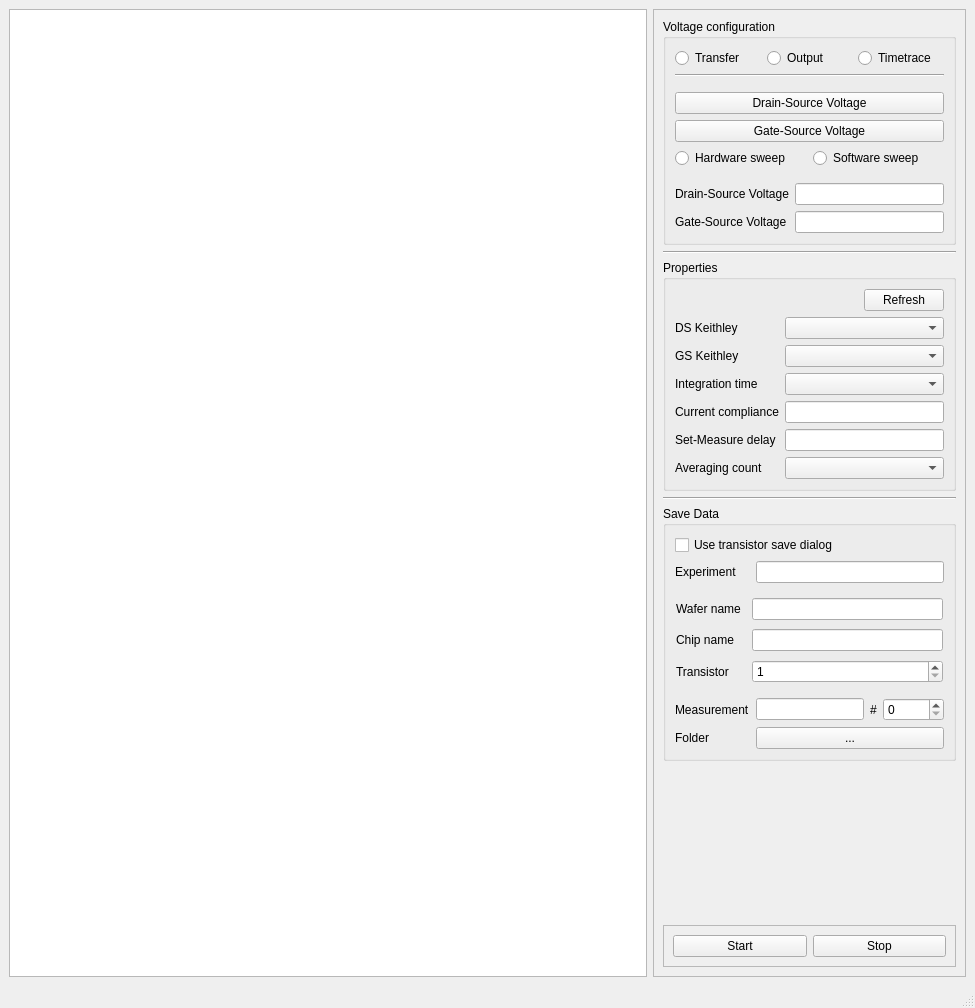
<?xml version="1.0" encoding="UTF-8"?>
<ui version="4.0">
 <class>MainWindow</class>
 <widget class="QMainWindow" name="MainWindow">
  <property name="geometry">
   <rect>
    <x>0</x>
    <y>0</y>
    <width>975</width>
    <height>1008</height>
   </rect>
  </property>
  <property name="windowTitle">
   <string>PyIV</string>
  </property>
  <widget class="QWidget" name="centralwidget">
   <layout class="QGridLayout" name="gridLayout_3">
    <item row="0" column="0">
     <widget class="GraphicsLayoutWidget" name="ui_plot"/>
    </item>
    <item row="0" column="1" alignment="Qt::AlignRight">
     <widget class="QFrame" name="frame">
      <property name="sizePolicy">
       <sizepolicy hsizetype="Minimum" vsizetype="Minimum">
        <horstretch>0</horstretch>
        <verstretch>0</verstretch>
       </sizepolicy>
      </property>
      <property name="frameShape">
       <enum>QFrame::StyledPanel</enum>
      </property>
      <property name="frameShadow">
       <enum>QFrame::Raised</enum>
      </property>
      <layout class="QVBoxLayout" name="verticalLayout_4">
       <item>
        <widget class="QGroupBox" name="groupBox_5">
         <property name="title">
          <string>Voltage configuration</string>
         </property>
         <layout class="QVBoxLayout" name="verticalLayout_2">
          <item>
           <layout class="QHBoxLayout" name="horizontalLayout_2">
            <item>
             <widget class="QRadioButton" name="ui_transfer_radiobutton">
              <property name="text">
               <string>Transfer</string>
              </property>
             </widget>
            </item>
            <item>
             <widget class="QRadioButton" name="ui_output_radiobutton">
              <property name="text">
               <string>Output</string>
              </property>
             </widget>
            </item>
            <item>
             <widget class="QRadioButton" name="ui_timetrace_radiobutton">
              <property name="text">
               <string>Timetrace</string>
              </property>
             </widget>
            </item>
           </layout>
          </item>
          <item>
           <widget class="Line" name="line">
            <property name="orientation">
             <enum>Qt::Horizontal</enum>
            </property>
           </widget>
          </item>
          <item>
           <widget class="QWidget" name="sweep_config_widget" native="true">
            <layout class="QVBoxLayout" name="verticalLayout">
             <property name="leftMargin">
              <number>0</number>
             </property>
             <property name="rightMargin">
              <number>0</number>
             </property>
             <item>
              <widget class="QPushButton" name="ui_drain_source_voltage_range">
               <property name="text">
                <string>Drain-Source Voltage</string>
               </property>
              </widget>
             </item>
             <item>
              <widget class="QPushButton" name="ui_gate_source_voltage_range">
               <property name="text">
                <string>Gate-Source Voltage</string>
               </property>
              </widget>
             </item>
             <item>
              <layout class="QHBoxLayout" name="horizontalLayout_3">
               <item>
                <widget class="QRadioButton" name="ui_hw_sweep_radiobutton">
                 <property name="text">
                  <string>Hardware sweep</string>
                 </property>
                </widget>
               </item>
               <item>
                <widget class="QRadioButton" name="ui_sw_sweep_radiobutton">
                 <property name="text">
                  <string>Software sweep</string>
                 </property>
                </widget>
               </item>
              </layout>
             </item>
            </layout>
           </widget>
          </item>
          <item>
           <widget class="QWidget" name="timetrace_config_widget" native="true">
            <layout class="QGridLayout" name="gridLayout_4">
             <property name="leftMargin">
              <number>0</number>
             </property>
             <property name="topMargin">
              <number>0</number>
             </property>
             <property name="rightMargin">
              <number>0</number>
             </property>
             <property name="bottomMargin">
              <number>0</number>
             </property>
             <item row="0" column="0">
              <widget class="QLabel" name="label_7">
               <property name="text">
                <string>Drain-Source Voltage</string>
               </property>
              </widget>
             </item>
             <item row="0" column="1">
              <widget class="QLineEdit" name="ui_drain_source_voltage"/>
             </item>
             <item row="1" column="0">
              <widget class="QLabel" name="label_21">
               <property name="text">
                <string>Gate-Source Voltage</string>
               </property>
              </widget>
             </item>
             <item row="1" column="1">
              <widget class="QLineEdit" name="ui_gate_source_voltage"/>
             </item>
            </layout>
           </widget>
          </item>
         </layout>
        </widget>
       </item>
       <item>
        <widget class="Line" name="line_2">
         <property name="orientation">
          <enum>Qt::Horizontal</enum>
         </property>
        </widget>
       </item>
       <item>
        <widget class="QGroupBox" name="groupBox_4">
         <property name="sizePolicy">
          <sizepolicy hsizetype="Minimum" vsizetype="Minimum">
           <horstretch>0</horstretch>
           <verstretch>0</verstretch>
          </sizepolicy>
         </property>
         <property name="title">
          <string>Properties</string>
         </property>
         <layout class="QGridLayout" name="gridLayout">
          <item row="0" column="0" colspan="2">
           <layout class="QHBoxLayout" name="horizontalLayout_4">
            <item>
             <spacer name="horizontalSpacer">
              <property name="orientation">
               <enum>Qt::Horizontal</enum>
              </property>
              <property name="sizeHint" stdset="0">
               <size>
                <width>40</width>
                <height>20</height>
               </size>
              </property>
             </spacer>
            </item>
            <item>
             <widget class="QPushButton" name="pushButton">
              <property name="sizePolicy">
               <sizepolicy hsizetype="Preferred" vsizetype="Preferred">
                <horstretch>0</horstretch>
                <verstretch>0</verstretch>
               </sizepolicy>
              </property>
              <property name="text">
               <string>Refresh</string>
              </property>
             </widget>
            </item>
           </layout>
          </item>
          <item row="1" column="0">
           <widget class="QLabel" name="label_8">
            <property name="text">
             <string>DS Keithley</string>
            </property>
           </widget>
          </item>
          <item row="1" column="1">
           <widget class="QComboBox" name="ui_ds_resource">
            <property name="sizePolicy">
             <sizepolicy hsizetype="Expanding" vsizetype="Fixed">
              <horstretch>0</horstretch>
              <verstretch>0</verstretch>
             </sizepolicy>
            </property>
           </widget>
          </item>
          <item row="2" column="0">
           <widget class="QLabel" name="label_9">
            <property name="text">
             <string>GS Keithley</string>
            </property>
           </widget>
          </item>
          <item row="2" column="1">
           <widget class="QComboBox" name="ui_gs_resource">
            <property name="sizePolicy">
             <sizepolicy hsizetype="Expanding" vsizetype="Fixed">
              <horstretch>0</horstretch>
              <verstretch>0</verstretch>
             </sizepolicy>
            </property>
           </widget>
          </item>
          <item row="3" column="0">
           <widget class="QLabel" name="label_10">
            <property name="text">
             <string>Integration time</string>
            </property>
           </widget>
          </item>
          <item row="3" column="1">
           <widget class="QComboBox" name="ui_integration_time">
            <property name="sizePolicy">
             <sizepolicy hsizetype="Expanding" vsizetype="Fixed">
              <horstretch>0</horstretch>
              <verstretch>0</verstretch>
             </sizepolicy>
            </property>
           </widget>
          </item>
          <item row="4" column="0">
           <widget class="QLabel" name="label_11">
            <property name="text">
             <string>Current compliance</string>
            </property>
           </widget>
          </item>
          <item row="4" column="1">
           <widget class="QLineEdit" name="ui_current_compliance"/>
          </item>
          <item row="5" column="0">
           <widget class="QLabel" name="label_15">
            <property name="text">
             <string>Set-Measure delay</string>
            </property>
           </widget>
          </item>
          <item row="5" column="1">
           <widget class="QLineEdit" name="ui_set_meas_delay"/>
          </item>
          <item row="6" column="0">
           <widget class="QLabel" name="label_16">
            <property name="text">
             <string>Averaging count</string>
            </property>
           </widget>
          </item>
          <item row="6" column="1">
           <widget class="QComboBox" name="ui_averaging_count">
            <property name="sizePolicy">
             <sizepolicy hsizetype="Expanding" vsizetype="Fixed">
              <horstretch>0</horstretch>
              <verstretch>0</verstretch>
             </sizepolicy>
            </property>
           </widget>
          </item>
         </layout>
        </widget>
       </item>
       <item>
        <widget class="Line" name="line_3">
         <property name="orientation">
          <enum>Qt::Horizontal</enum>
         </property>
        </widget>
       </item>
       <item>
        <widget class="QGroupBox" name="groupBox_2">
         <property name="sizePolicy">
          <sizepolicy hsizetype="Minimum" vsizetype="Minimum">
           <horstretch>0</horstretch>
           <verstretch>0</verstretch>
          </sizepolicy>
         </property>
         <property name="title">
          <string>Save Data</string>
         </property>
         <layout class="QGridLayout" name="gridLayout_7">
          <item row="0" column="0" colspan="4">
           <widget class="QCheckBox" name="ui_use_advanced_dialog">
            <property name="text">
             <string>Use transistor save dialog</string>
            </property>
           </widget>
          </item>
          <item row="1" column="0">
           <widget class="QLabel" name="label_12">
            <property name="text">
             <string>Experiment</string>
            </property>
           </widget>
          </item>
          <item row="1" column="1" colspan="3">
           <widget class="QLineEdit" name="ui_experimentName"/>
          </item>
          <item row="3" column="0">
           <widget class="QLabel" name="label_13">
            <property name="text">
             <string>Measurement</string>
            </property>
           </widget>
          </item>
          <item row="3" column="1">
           <widget class="QLineEdit" name="ui_measurementName">
            <property name="maxLength">
             <number>32767</number>
            </property>
           </widget>
          </item>
          <item row="3" column="2">
           <widget class="QLabel" name="label_17">
            <property name="text">
             <string>#</string>
            </property>
           </widget>
          </item>
          <item row="3" column="3">
           <widget class="QSpinBox" name="ui_measurementCount">
            <property name="maximum">
             <number>99999</number>
            </property>
           </widget>
          </item>
          <item row="4" column="0">
           <widget class="QLabel" name="label_14">
            <property name="text">
             <string>Folder</string>
            </property>
           </widget>
          </item>
          <item row="4" column="1" colspan="3">
           <widget class="QPushButton" name="folderBrowseButton">
            <property name="text">
             <string>...</string>
            </property>
           </widget>
          </item>
          <item row="2" column="0" colspan="4">
           <widget class="QWidget" name="ui_advanced_dialog_widget" native="true">
            <layout class="QGridLayout" name="ui_advanced_dialog_layout">
             <property name="sizeConstraint">
              <enum>QLayout::SetDefaultConstraint</enum>
             </property>
             <property name="leftMargin">
              <number>1</number>
             </property>
             <property name="topMargin">
              <number>9</number>
             </property>
             <property name="rightMargin">
              <number>1</number>
             </property>
             <property name="bottomMargin">
              <number>9</number>
             </property>
             <property name="horizontalSpacing">
              <number>11</number>
             </property>
             <property name="verticalSpacing">
              <number>9</number>
             </property>
             <item row="0" column="0">
              <widget class="QLabel" name="label_18">
               <property name="text">
                <string>Wafer name</string>
               </property>
              </widget>
             </item>
             <item row="0" column="1">
              <widget class="QLineEdit" name="ui_wafer_name"/>
             </item>
             <item row="1" column="0">
              <widget class="QLabel" name="label_19">
               <property name="text">
                <string>Chip name</string>
               </property>
              </widget>
             </item>
             <item row="1" column="1">
              <widget class="QLineEdit" name="ui_chip_name"/>
             </item>
             <item row="2" column="0">
              <widget class="QLabel" name="label_20">
               <property name="text">
                <string>Transistor</string>
               </property>
              </widget>
             </item>
             <item row="2" column="1">
              <widget class="QSpinBox" name="ui_transistor_number">
               <property name="minimum">
                <number>1</number>
               </property>
               <property name="maximum">
                <number>32</number>
               </property>
              </widget>
             </item>
            </layout>
           </widget>
          </item>
         </layout>
        </widget>
       </item>
       <item>
        <spacer name="verticalSpacer">
         <property name="orientation">
          <enum>Qt::Vertical</enum>
         </property>
         <property name="sizeHint" stdset="0">
          <size>
           <width>20</width>
           <height>40</height>
          </size>
         </property>
        </spacer>
       </item>
       <item>
        <widget class="QFrame" name="frame_2">
         <property name="frameShape">
          <enum>QFrame::StyledPanel</enum>
         </property>
         <property name="frameShadow">
          <enum>QFrame::Raised</enum>
         </property>
         <layout class="QHBoxLayout" name="horizontalLayout">
          <item>
           <widget class="QPushButton" name="startButton">
            <property name="text">
             <string>Start</string>
            </property>
           </widget>
          </item>
          <item>
           <widget class="QPushButton" name="stopButton">
            <property name="text">
             <string>Stop</string>
            </property>
           </widget>
          </item>
         </layout>
        </widget>
       </item>
      </layout>
     </widget>
    </item>
   </layout>
  </widget>
  <widget class="QMenuBar" name="menubar">
   <property name="geometry">
    <rect>
     <x>0</x>
     <y>0</y>
     <width>975</width>
     <height>26</height>
    </rect>
   </property>
  </widget>
  <widget class="QStatusBar" name="statusbar"/>
 </widget>
 <customwidgets>
  <customwidget>
   <class>GraphicsLayoutWidget</class>
   <extends>QGraphicsView</extends>
   <header>pyqtgraph</header>
  </customwidget>
 </customwidgets>
 <resources/>
 <connections/>
</ui>
